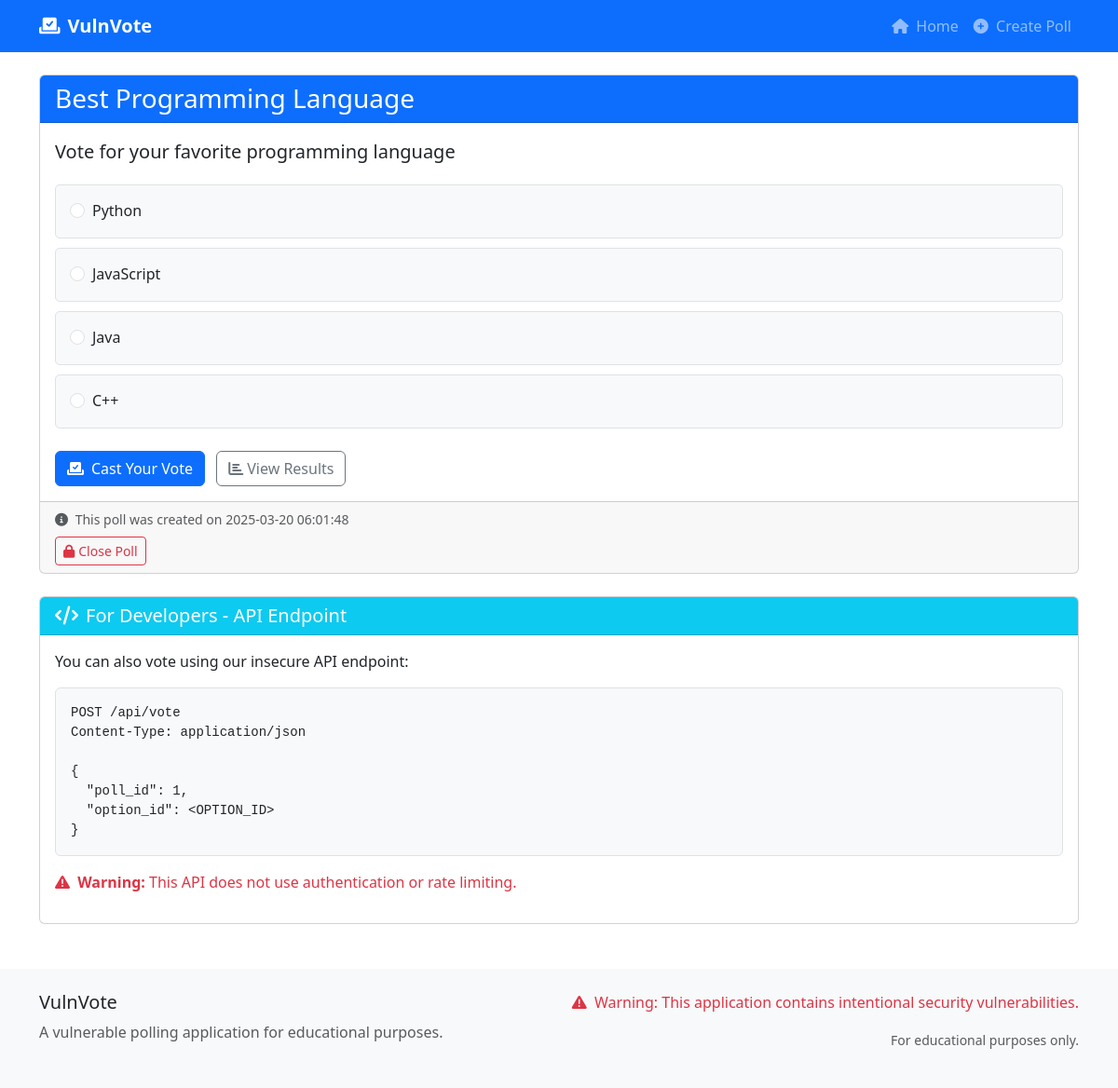
The page /poll/1 on the database its author committed.
### tables this page shows
CREATE TABLE polls (
    id INTEGER PRIMARY KEY AUTOINCREMENT,
    title TEXT NOT NULL,
    description TEXT,
    is_active INTEGER DEFAULT 1,
    created_at TIMESTAMP DEFAULT CURRENT_TIMESTAMP
);

CREATE TABLE options (
    id INTEGER PRIMARY KEY AUTOINCREMENT,
    poll_id INTEGER NOT NULL,
    text TEXT NOT NULL,
    votes INTEGER DEFAULT 0,
    FOREIGN KEY (poll_id) REFERENCES polls (id)
);

### app.py (the view)
@app.route('/poll/<int:poll_id>')
def view_poll(poll_id):
    db = get_db()
    poll = db.execute('SELECT * FROM polls WHERE id = ?', (poll_id,)).fetchone()
    options = db.execute('SELECT * FROM options WHERE poll_id = ?', (poll_id,)).fetchall()
    return render_template('view_poll.html', poll=poll, options=options)

### app.py (called while the page is built)
def get_db():
    db = getattr(g, '_database', None)
    if db is None:
        db = g._database = sqlite3.connect(DATABASE)
        db.row_factory = sqlite3.Row
    return db

@app.teardown_appcontext
def close_connection(exception):
    db = getattr(g, '_database', None)
    if db is not None:
        db.close()

### templates/view_poll.html (shortened to what this page needs)
{% extends 'base.html' %}
{% block content %}
<div class="card">
    <div class="card-header bg-primary text-white">
        <h3 class="mb-0">{{ poll['title'] }}</h3>
    </div>
    <div class="card-body">
        <p class="lead">{{ poll['description'] }}</p>
        <form id="vote-form" method="POST" action="{{ url_for('vote') }}">
            <div class="vote-options">
                {% for option in options %}
                    <div class="vote-option" onclick="selectOption(this, {{ option['id'] }})">
                        <div class="form-check">
                            <input class="form-check-input" type="radio" name="option_id" id="option_{{ option['id'] }}" value="{{ option['id'] }}">
                            <label class="form-check-label" for="option_{{ option['id'] }}">
                                {{ option['text'] }}
                            </label>
                        </div>
                    </div>
                {% endfor %}
            </div>
            <div class="mt-4">
                <button type="submit" class="btn btn-primary" id="submit-vote">
                    <i class="fas fa-vote-yea me-2"></i>Cast Your Vote
                </button>
                <a href="{{ url_for('results', poll_id=poll['id']) }}" class="btn btn-outline-secondary ms-2">
                    <i class="fas fa-chart-bar me-1"></i>View Results
                </a>
            </div>
        </form>
    </div>
    <div class="card-footer text-muted">
        <div class="small">
            <i class="fas fa-info-circle me-1"></i>
            This poll was created on {{ poll['created_at'] }}
        </div>
        {% if poll['is_active'] == 1 %}
            <form method="POST" action="{{ url_for('close_poll', poll_id=poll['id']) }}" class="mt-2">
                <button type="submit" class="btn btn-sm btn-outline-danger">
                    <i class="fas fa-lock me-1"></i>Close Poll
                </button>
            </form>
        {% else %}
            <div class="badge bg-secondary mt-2">This poll is closed</div>
        {% endif %}
    </div>
</div>
<div class="card mt-4">
    <div class="card-header bg-info text-white">
        <h5 class="mb-0"><i class="fas fa-code me-2"></i>For Developers - API Endpoint</h5>
    </div>
    <div class="card-body">
        <p>You can also vote using our insecure API endpoint:</p>
        <pre class="bg-light p-3 rounded"><code>POST /api/vote
Content-Type: application/json
{
  "poll_id": {{ poll['id'] }},
  "option_id": &lt;OPTION_ID&gt;
}</code></pre>
        <p class="text-danger">
            <i class="fas fa-exclamation-triangle me-1"></i>
            <strong>Warning:</strong> This API does not use authentication or rate limiting.
        </p>
    </div>
</div>
{% endblock %}

### static/styles.css (style rules this page uses)
body { min-height: 100vh; display: flex; flex-direction: column; }
.vote-option { padding: 15px; border-radius: 5px; border: 1px solid #dee2e6; margin-bottom: 10px; cursor: pointer; transition: all 0.2s ease; }
pre { background-color: #f8f9fa; padding: 15px; border-radius: 5px; border: 1px solid #dee2e6; overflow-x: auto; }
code { color: #d63384; }

### templates/base.html (style rules this page uses)
.vote-options { margin-top: 20px; }
.vote-option { margin-bottom: 10px; padding: 15px; border-radius: 5px; background-color: #f8f9fa; cursor: pointer; transition: background-color 0.2s; }

### rows shown on the page
polls: title "Best Programming Language", description "Vote for your favorite programming language", created_at "2025-03-20 06:01:48", id "1"
options: text "Python"
options: text "JavaScript"
options: text "Java"
options: text "C++"
